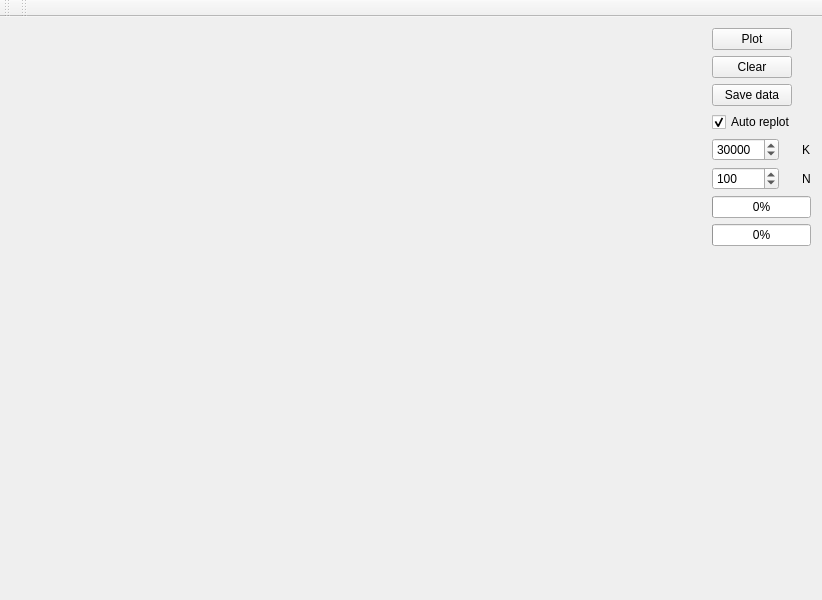
<?xml version="1.0" encoding="UTF-8"?>
<ui version="4.0">
 <class>MainWindow</class>
 <widget class="QMainWindow" name="MainWindow">
  <property name="geometry">
   <rect>
    <x>0</x>
    <y>0</y>
    <width>822</width>
    <height>600</height>
   </rect>
  </property>
  <property name="windowTitle">
   <string>MainWindow</string>
  </property>
  <widget class="QWidget" name="centralWidget">
   <layout class="QHBoxLayout" name="horizontalLayout">
    <item>
     <widget class="QCustomPlot" name="widget" native="true">
      <property name="sizePolicy">
       <sizepolicy hsizetype="Preferred" vsizetype="Preferred">
        <horstretch>1</horstretch>
        <verstretch>0</verstretch>
       </sizepolicy>
      </property>
     </widget>
    </item>
    <item>
     <layout class="QFormLayout" name="formLayout">
      <property name="formAlignment">
       <set>Qt::AlignLeading|Qt::AlignLeft|Qt::AlignTop</set>
      </property>
      <item row="0" column="0">
       <widget class="QPushButton" name="pushButton">
        <property name="text">
         <string>Plot</string>
        </property>
       </widget>
      </item>
      <item row="1" column="0">
       <widget class="QPushButton" name="pushButton_2">
        <property name="text">
         <string>Clear</string>
        </property>
       </widget>
      </item>
      <item row="2" column="0">
       <widget class="QPushButton" name="pushButton_3">
        <property name="text">
         <string>Save data</string>
        </property>
       </widget>
      </item>
      <item row="3" column="0">
       <widget class="QCheckBox" name="checkBox">
        <property name="text">
         <string>Auto replot</string>
        </property>
        <property name="checked">
         <bool>true</bool>
        </property>
        <property name="tristate">
         <bool>false</bool>
        </property>
       </widget>
      </item>
      <item row="4" column="0">
       <widget class="QDoubleSpinBox" name="doubleSpinBox_2">
        <property name="decimals">
         <number>0</number>
        </property>
        <property name="minimum">
         <double>0.000000000000000</double>
        </property>
        <property name="maximum">
         <double>100000000.000000000000000</double>
        </property>
        <property name="singleStep">
         <double>1.000000000000000</double>
        </property>
        <property name="value">
         <double>30000.000000000000000</double>
        </property>
       </widget>
      </item>
      <item row="4" column="1">
       <widget class="QLabel" name="label">
        <property name="text">
         <string>K</string>
        </property>
       </widget>
      </item>
      <item row="5" column="0">
       <widget class="QDoubleSpinBox" name="doubleSpinBox_3">
        <property name="decimals">
         <number>0</number>
        </property>
        <property name="minimum">
         <double>1.000000000000000</double>
        </property>
        <property name="maximum">
         <double>100000.000000000000000</double>
        </property>
        <property name="singleStep">
         <double>1.000000000000000</double>
        </property>
        <property name="value">
         <double>100.000000000000000</double>
        </property>
       </widget>
      </item>
      <item row="5" column="1">
       <widget class="QLabel" name="label_2">
        <property name="text">
         <string>N</string>
        </property>
       </widget>
      </item>
      <item row="6" column="0" colspan="2">
       <widget class="QProgressBar" name="progressBar">
        <property name="maximum">
         <number>99</number>
        </property>
        <property name="value">
         <number>0</number>
        </property>
       </widget>
      </item>
      <item row="7" column="0" colspan="2">
       <widget class="QProgressBar" name="progressBar_2">
        <property name="maximum">
         <number>29999</number>
        </property>
        <property name="value">
         <number>0</number>
        </property>
       </widget>
      </item>
     </layout>
    </item>
   </layout>
  </widget>
  <widget class="QMenuBar" name="menuBar">
   <property name="geometry">
    <rect>
     <x>0</x>
     <y>0</y>
     <width>822</width>
     <height>27</height>
    </rect>
   </property>
  </widget>
  <widget class="QToolBar" name="mainToolBar">
   <attribute name="toolBarArea">
    <enum>TopToolBarArea</enum>
   </attribute>
   <attribute name="toolBarBreak">
    <bool>false</bool>
   </attribute>
  </widget>
  <widget class="QToolBar" name="toolBar">
   <property name="windowTitle">
    <string>toolBar</string>
   </property>
   <attribute name="toolBarArea">
    <enum>TopToolBarArea</enum>
   </attribute>
   <attribute name="toolBarBreak">
    <bool>false</bool>
   </attribute>
  </widget>
 </widget>
 <layoutdefault spacing="6" margin="11"/>
 <customwidgets>
  <customwidget>
   <class>QCustomPlot</class>
   <extends>QWidget</extends>
   <header>qcustomplot.h</header>
   <container>1</container>
  </customwidget>
 </customwidgets>
 <resources/>
 <connections/>
</ui>
